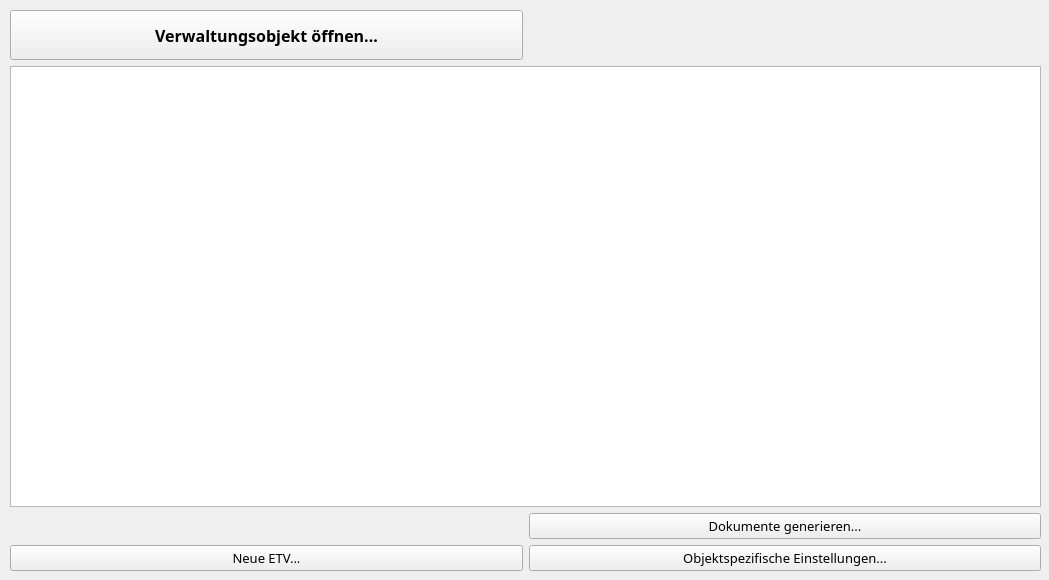
<?xml version="1.0" encoding="UTF-8"?>
<ui version="4.0">
 <class>PropertyOverview</class>
 <widget class="QWidget" name="PropertyOverview">
  <property name="geometry">
   <rect>
    <x>0</x>
    <y>0</y>
    <width>1049</width>
    <height>580</height>
   </rect>
  </property>
  <property name="sizePolicy">
   <sizepolicy hsizetype="Fixed" vsizetype="Fixed">
    <horstretch>0</horstretch>
    <verstretch>0</verstretch>
   </sizepolicy>
  </property>
  <property name="minimumSize">
   <size>
    <width>954</width>
    <height>580</height>
   </size>
  </property>
  <property name="windowTitle">
   <string>Form</string>
  </property>
  <widget class="QWidget" name="gridLayoutWidget">
   <property name="geometry">
    <rect>
     <x>10</x>
     <y>10</y>
     <width>1031</width>
     <height>561</height>
    </rect>
   </property>
   <layout class="QGridLayout" name="gridLayout">
    <item row="0" column="0">
     <widget class="QPushButton" name="openPropertyButton">
      <property name="minimumSize">
       <size>
        <width>0</width>
        <height>50</height>
       </size>
      </property>
      <property name="font">
       <font>
        <family>Century Gothic</family>
        <pointsize>12</pointsize>
        <weight>75</weight>
        <bold>true</bold>
       </font>
      </property>
      <property name="text">
       <string>Verwaltungsobjekt öffnen...</string>
      </property>
     </widget>
    </item>
    <item row="3" column="0">
     <widget class="QPushButton" name="newMeetingButton">
      <property name="font">
       <font>
        <family>Century Gothic</family>
        <pointsize>10</pointsize>
       </font>
      </property>
      <property name="text">
       <string>Neue ETV...</string>
      </property>
     </widget>
    </item>
    <item row="2" column="1">
     <widget class="QPushButton" name="generateOutputButton">
      <property name="font">
       <font>
        <family>Century Gothic</family>
        <pointsize>10</pointsize>
       </font>
      </property>
      <property name="text">
       <string>Dokumente generieren...</string>
      </property>
     </widget>
    </item>
    <item row="1" column="0" colspan="2">
     <widget class="QTableView" name="tableView"/>
    </item>
    <item row="3" column="1">
     <widget class="QPushButton" name="openSettingsButton">
      <property name="font">
       <font>
        <family>Century Gothic</family>
        <pointsize>10</pointsize>
       </font>
      </property>
      <property name="text">
       <string>Objektspezifische Einstellungen...</string>
      </property>
     </widget>
    </item>
   </layout>
  </widget>
 </widget>
 <resources/>
 <connections/>
</ui>
